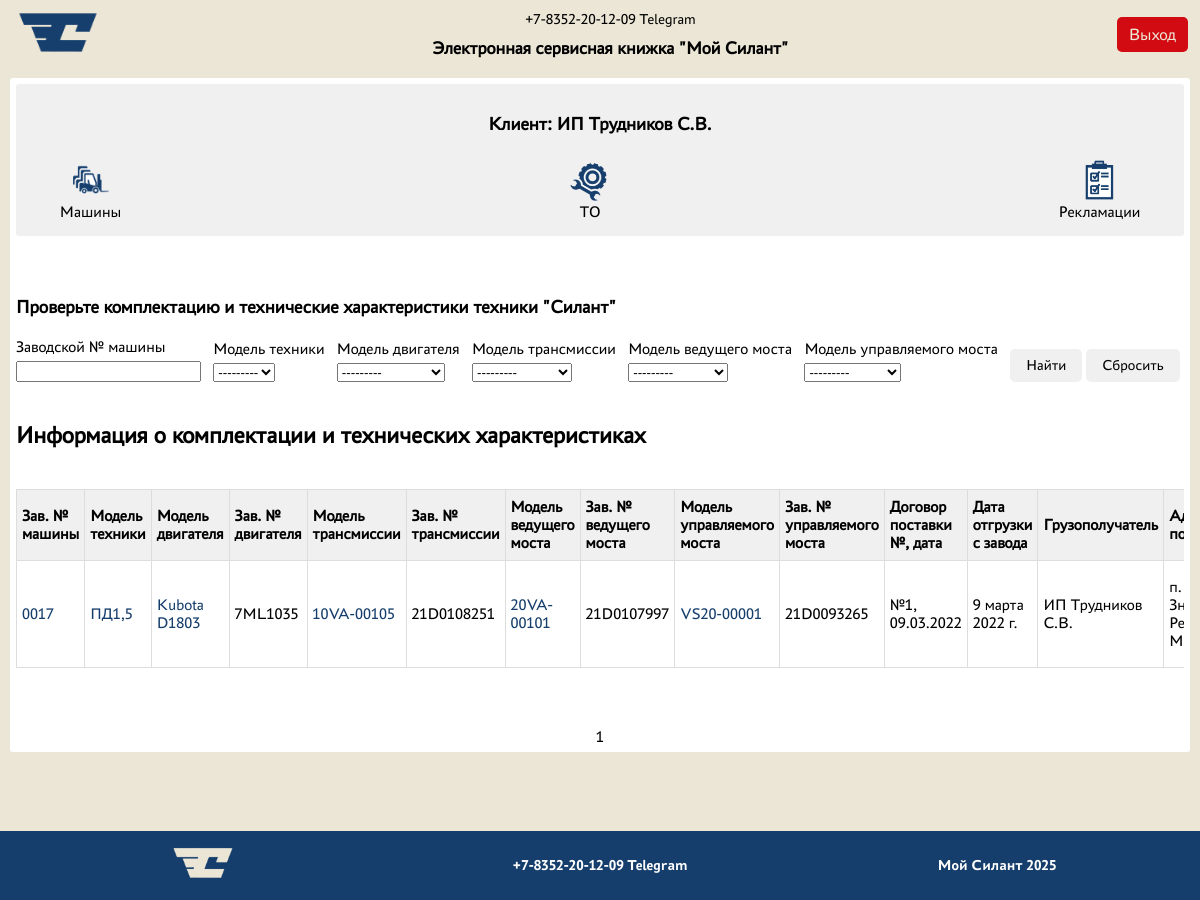
Screenshot of / (signed in) with the database file from the repository.
### silant_app/models.py (models this page shows, shortened)
class Client(models.Model):
    name = models.CharField(max_length=255, verbose_name="Имя клиента")
    description = models.TextField(default="Клиент", verbose_name="Описание")
    user = models.OneToOneField(User, on_delete=models.CASCADE, verbose_name="Пользователь")

class Machine(models.Model):
    serial_number = models.CharField(unique=True, max_length=255, verbose_name="Заводской № машины")
    technic_model = models.ForeignKey(TechnicModel, on_delete=models.CASCADE, verbose_name="Модель техники")
    engine_model = models.ForeignKey(EngineModel, on_delete=models.CASCADE, verbose_name="Модель двигателя")
    engine_number = models.CharField(max_length=255, verbose_name="Заводской № двигателя")
    transmission_model = models.ForeignKey(TransmissionModel, on_delete=models.CASCADE, verbose_name="Модель трансмиссии")
    transmission_number = models.CharField(max_length=255, verbose_name="Заводской № трансмиссии")
    driving_axle_model = models.ForeignKey(DrivingAxleModel, on_delete=models.CASCADE, verbose_name="Модель ведущего моста")
    driving_axle_number = models.CharField(max_length=255, verbose_name="Заводской № ведущего моста")
    steer_axle_model = models.ForeignKey(SteerAxleModel, on_delete=models.CASCADE, verbose_name="Модель управляемого моста")
    steer_axle_number = models.CharField(max_length=255, verbose_name="Заводской № управляемого моста")
    delivery_contract = models.CharField(max_length=255, verbose_name="Договор поставки (№, дата)")
    shipment_date = models.DateField(verbose_name="Дата отгрузки с завода")
    recipient = models.CharField(max_length=255, verbose_name="Грузополучатель (конечный потребитель)")
    delivery_address = models.CharField(max_length=255, verbose_name="Адрес поставки (эксплуатации)")
    configuration = models.TextField(max_length=80, default="Стандарт", verbose_name="Комплектация (доп. опции)")
    client = models.ForeignKey(Client, on_delete=models.CASCADE, verbose_name="Клиент")
    service_company = models.ForeignKey(ServiceCompany, on_delete=models.CASCADE, verbose_name="Сервисная компания")

class TechnicModel(models.Model):
    name = models.CharField(max_length=255, verbose_name="Модель техники")
    description = models.TextField(blank=True, verbose_name="Описание")
    def __str__(self):
        return self.name

class EngineModel(models.Model):
    name = models.CharField(max_length=255, verbose_name="Модель двигателя")
    description = models.TextField(blank=True, verbose_name="Описание")
    def __str__(self):
        return self.name

class TransmissionModel(models.Model):
    name = models.CharField(max_length=255, verbose_name="Модель трансмиссии")
    description = models.TextField(blank=True, verbose_name="Описание")
    def __str__(self):
        return self.name

class DrivingAxleModel(models.Model):
    name = models.CharField(max_length=255, verbose_name="Модель ведущего моста")
    description = models.TextField(blank=True, verbose_name="Описание")
    def __str__(self):
        return self.name

class SteerAxleModel(models.Model):
    name = models.CharField(max_length=255, verbose_name="Модель управляемого моста")
    description = models.TextField(blank=True, verbose_name="Описание")
    def __str__(self):
        return self.name

### silant_app/views.py (the view)
# urls.py: path('', MachineListView.as_view(), name='machine-list'),
class MachineListView(ListView):
    model = Machine
    template_name = 'machine/machine_list.html'
    context_object_name = 'machines'
    ordering = ['shipment_date']
    paginate_by = 5
    def get_queryset(self):
        queryset = super().get_queryset()
        user = self.request.user
        if user.is_superuser or user.groups.filter(name='Manager').exists():
            queryset = queryset
        elif user.groups.filter(name='Service').exists():
            queryset = queryset.filter(service_company=user.servicecompany)
        elif user.groups.filter(name='Client').exists():
            queryset = queryset.filter(client=user.client)
        else:
            queryset = queryset
        self.filterset = MachineFilter(self.request.GET, queryset)
        return self.filterset.qs
    def get_context_data(self, **kwargs):
       context = super().get_context_data(**kwargs)
       context['filterset'] = self.filterset
       return context

### templates/machine/machine_list.html (shortened to what this page needs)
{% extends 'default.html' %}
{% load static %}
{% block content %}
    <div class="machine-content">
        {% if user.is_authenticated %}
        <div class="profile-content">
            <div class="user-info">
                {% if user.groups.all %}
                    {% for group in user.groups.all %}
                        {% if group.name == "Manager" %}
                            <h3>Менеджер: {{ user.username }}</h3>
                        {% elif group.name == "Service" %}
                            <h3>Сервисная организация: {{ user.servicecompany.name }}</h3>
                        {% elif group.name == "Client" %}
                            <h3>Клиент: {{ user.client.name }}</h3>
                        {% endif %}
                    {% endfor %}
                {% endif %}
            </div>
            <div class="navigation-links">
                <a href="{% url 'machine-list' %}">
                    <img src="{% static 'media/machine.png' %}" alt="Машины">
                    <span>Машины</span>
                </a>
                <a href="{% url 'maintenance-list' %}">
                    <img src="{% static 'media/to.png' %}" alt="ТО">
                    <span>ТО</span>
                </a>
                <a href="{% url 'reclamation-list' %}">
                    <img src="{% static 'media/rec.png' %}" alt="Рекламации">
                    <span>Рекламации</span>
                </a>
            </div>
        </div>
        {% endif %}
        <div class="search-container">
            <div class="search-header">
                <h3>Проверьте комплектацию и технические характеристики техники "Силант"</h3>
            </div>
            <div class="search-body">
                {% if user.is_authenticated %}
                    <form action="" method="get" class="filter-form">
                        <div class="filter-row">
                            {% for f in filterset.form %}
                                <div class="filter-field">
                                    <label for="{{ filterset.form.id_for_label}}">{{f.label}}</label>
                                    <span>{{f}}</span>
                                </div>
                            {% endfor%}
                            <div class="filter-field">
                                <button type="submit" class="btn-submit">Найти</button>
                                <a href="?" class="btn-reset">Сбросить</a>
                            </div>
                        </div>
                    </form>
                {% endif%}
            </div>
        </div>
        <div class="info-header">
            <h2>Информация о комплектации и технических характеристиках</h2>
        </div>
        {% if not machines %}
            <h3>Данная машина не найдена</h3>
        {% else %}
            <div class="table-responsive">
                <table class="info-table">
                    <thead>
                        <tr>
                            <th>Зав. № машины</th>
                            <th>Модель техники</th>
                            <th>Модель двигателя</th>
                            <th>Зав. № двигателя</th>
                            <th>Модель трансмиссии</th>
                            <th>Зав. № трансмиссии</th>
                            <th>Модель ведущего моста</th>
                            <th>Зав. № ведущего моста</th>
                            <th>Модель управляемого моста</th>
                            <th>Зав. № управляемого моста</th>
                            {% if user.is_authenticated %}
                                <th>Договор поставки №, дата</th>
                                <th>Дата отгрузки с завода</th>
                                <th>Грузополучатель</th>
                                <th>Адрес поставки</th>
                            {% endif %}
                        </tr>
                    </thead>
                    <tbody>
                        {% for machine in machines %}
                            <tr>
                                {% if user.is_authenticated %}
                                    <td><a href="{% url 'machine-detail' machine.pk %}" class="table-a">{{ machine.serial_number }}</a></td>
                                    <td><a href="{% url 'model-detail' machine.technic_model.pk %}" class="table-a">{{ machine.technic_model.name }}</a></td>
                                    <td><a href="{% url 'engine-detail' machine.engine_model.pk %}" class="table-a">{{ machine.engine_model.name }}</a></td>
                                    <td>{{ machine.engine_number }}</td>
                                    <td><a href="{% url 'transmission-detail' machine.transmission_model.pk%}" class="table-a">{{ machine.transmission_model.name }}</a></td>
                                    <td>{{ machine.transmission_number }}</td>
                                    <td><a href="{% url 'drivingaxle-detail' machine.driving_axle_model.pk %}" class="table-a">{{ machine.driving_axle_model.name }}</a></td>
                                    <td>{{ machine.driving_axle_number }}</td>
                                    <td><a href="{% url 'steeraxle-detail' machine.steer_axle_model.pk %}" class="table-a">{{ machine.steer_axle_model.name }}</a></td>
                                    <td>{{ machine.steer_axle_number }}</td>
                                    <td>{{ machine.delivery_contract }}</td>
                                    <td>{{ machine.shipment_date }}</td>
                                    <td>{{ machine.recipient }}</td>
                                    <td>{{ machine.delivery_address }}</td>
                                {% endif %}
                            </tr>
                        {% endfor %}
                    </tbody>
                </table>
            </div>
        {% endif %}
    </div>
    <div class='paginator'>
        {{ page_obj.number }}
    </div>
{% endblock %}

### templates/default.html (shortened to what this page needs)
{% load static %}
<!DOCTYPE html>
<html lang="ru">
    <head>
        <link rel = "stylesheet" href="{% static 'css/index.css' %}">
        <link rel = "stylesheet" href="{% static 'css/header.css' %}">
        <link rel = "stylesheet" href="{% static 'css/footer.css' %}">
    </head>
    <body>
        <div class='container'>
            <header class='header'>
                <div class="header-content">
                    <div class="logo">
                        <a href="/"><img src= "{% static 'media/Logo.png' %}" alt="Logo"></a>
                    </div>
                    <div class="header-text">
                        <div class="contact-info">
                            <p>+7-8352-20-12-09  Telegram</p>
                        </div>
                        <div class="text-service">
                            <h2><b>Электронная сервисная книжка "Мой Силант"</b></h2>
                        </div>
                    </div>
                    {% if user.is_authenticated %}
                        <div class="logout-button">
                            <a href="{% url 'logout' %}">Выход</a>
                        </div>
                    {% else %}
                        <div class="login-button">
                            <a href="{% url 'login' %}">Войти</a>
                        </div>
                    {% endif %}
                </div>
            </header>
            <main class="content">
                {% block content %}
                {% endblock %}
            </main>
            <footer class="footer">
                <div class="footer-content">
                    <div class="footer-logo">
                        <img src= "{% static 'media/Footer_logo.png' %}" alt="Logo">
                    </div>
                    <div>
                        <p>+7-8352-20-12-09  Telegram</p>
                    </div>
                    <div>
                        <p>Мой Силант 2025</p>
                    </div>
                </div>
            </footer>
        </div>
    </body>
</html>

### static/css/index.css (style rules this page uses)
body { background-color: #EBE6D6; margin: 0; padding: 0; padding-bottom: 100px; font-family: PT-Astra; }
.container { min-height: 100vh; display: flex; flex-direction: column; width: 100%; margin: 0 auto; }
.content { margin: 10px 20px; padding: 10px; max-width: 100%; box-sizing: border-box; background-color: white; border-radius: 3px; }
.profile-content { display: block; padding: 10px; background-color: rgb(240, 240, 240); border-radius: 3px; justify-items: center; }
.navigation-links { display: flex; align-items: center; justify-content: space-between; align-self: center; width: 80%; flex-wrap: wrap; gap: 15px; }
.navigation-links img { height: 60px; max-width: 100%; }
.navigation-links a, .navigation-links button { display: flex; align-items: center; text-decoration: none; color: black; font-family: PT-Astra; font-size: medium; border-width: 0; border-radius: 5px; padding: 5px; flex-direction: column; text-align: center; }
.filter-form { margin: 20px 0; }
.filter-row { display: flex; flex-wrap: wrap; gap: 10px; align-items: flex-end; }
.filter-field { flex: 1 1 auto; min-width: 120px; }
.filter-field label { display: block; margin-bottom: 5px; }
.btn-submit, .btn-reset { font-family: PT-Astra; font-size: 15px; padding: 8px 16px; background: rgb(240, 240, 240); border: none; border-radius: 5px; cursor: pointer; color: black; text-decoration: none; display: inline-block; text-align: center; line-height: normal; }
.info-header { margin-top: 40px; }
.info-table { width: 100%; border-collapse: collapse; margin: 20px 0; font-size: 1em; }
.info-table th, .info-table td { padding: 8px 5px; text-align: left; border: 1px solid #ddd; }
.info-table th { background-color: rgb(240, 240, 240); border: 1px solid #ddd; position: sticky; top: 0; }
.table-responsive { overflow-x: auto; -webkit-overflow-scrolling: touch; margin-bottom: 20px; border-radius: 3px; }
.table-a { color: #163E6C; text-decoration: none; cursor: pointer; }
.paginator { justify-self: center; margin-top: 40px; }
@media screen and (max-width: 1600px) { .content { margin: 10px 15px; padding: 8px; } }
@media screen and (max-width: 1600px) { .navigation-links { width: 90%; } }
@media screen and (max-width: 1600px) { .navigation-links img { height: 50px; } }
@media screen and (max-width: 1400px) { .content { margin: 8px 10px; padding: 6px; } }
@media screen and (max-width: 1400px) { .navigation-links { width: 95%; gap: 10px; } }
@media screen and (max-width: 1400px) { .navigation-links img { height: 45px; } }
@media screen and (max-width: 1400px) { .filter-row { gap: 8px; } }
@media screen and (max-width: 1400px) { .filter-field { min-width: 100px; } }

### static/css/header.css (style rules this page uses)
.header { background-color: #EBE6D6; max-height: 100px; font-size: 17px; width: 100% }
.header-content { max-height: 100px; display: flex; flex-wrap: wrap; align-items: center; justify-content: space-between; padding: 0 20px; margin: 0 auto; max-width: 1920px; }
.logo img { max-height: 80px; width: auto; transition: all 0.3s ease; }
.header-text { display: flex; flex-direction: column; align-items: center; text-align: center; flex: 1; margin: 0 20px; }
.contact-info p { margin: 5px 0; font-size: clamp(12px, 2vw, 17px); }
.text-service h2 { margin: 5px 0; font-size: clamp(14px, 2.5vw, 22px); line-height: 1.2; }
.login-button a, .logout-button a { color: #EBE6D6; background-color:#D20A11; padding: 10px 15px; border-radius: 5px; text-decoration: none; white-space: nowrap; font-size: clamp(14px, 1.5vw, 17px); transition: all 0.3s ease; }
@media (max-width: 1920px) { .header-content { padding: 0 15px; } }
@media (max-width: 1536px) { .logo img { max-height: 70px; } }
@media (max-width: 1536px) { .text-service h2 { font-size: clamp(16px, 2vw, 20px); } }
@media (max-width: 1440px) { .header-content { padding: 0 12px; } }
@media (max-width: 1440px) { .contact-info p { font-size: 15px; } }
@media (max-width: 1366px) { .logo img { max-height: 65px; } }
@media (max-width: 1366px) { .text-service h2 { font-size: 18px; } }
@media (max-width: 1366px) { .login-button a, .logout-button a { padding: 8px 12px; } }

### rows the page displays
Machine: serial_number "0017", technic_model.name "ПД1,5", engine_model.name "Kubota D1803", engine_number "7ML1035", transmission_model.name "10VA-00105", transmission_number "21D0108251", driving_axle_model.name "20VA-00101", driving_axle_number "21D0107997", steer_axle_model.name "VS20-00001", steer_axle_number "21D0093265", delivery_contract "№1, 09.03.2022", shipment_date "9 марта 2022 г.", recipient "ИП Трудников С.В.", delivery_address "п.…"

### other values shown
{{ user.client.name }} "ИП Трудников С.В."
{{ f.label }} "Заводской № машины" "Модель техники" "Модель двигателя" "Модель трансмиссии" "Модель ведущего моста" "Модель управляемого моста"
{{ page_obj.number }} "1"
